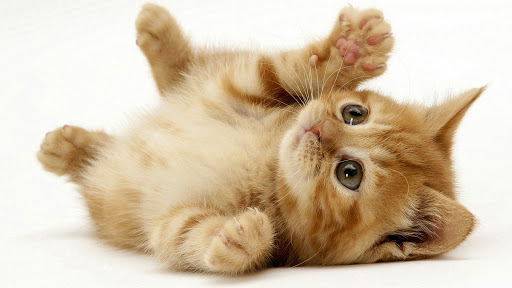
#> input picture tests/data/color.jpg, 512 x 288 px
$ python -i process_image.py   (imports and definitions only)
#> lines starting #> are read from the running program, lines starting #| are printed output that depends on the picture; after the words box and inside, x2 and y2 are one past the last pixel; in counts of white or black regions, pixels touching at a corner belong together
### mmseg/version.py
# Copyright (c) Open-MMLab. All rights reserved.

__version__ = '0.30.0'


def parse_version_info(version_str):
#> called with version_str = '0.30.0'
    version_info = []
    for x in version_str.split('.'):
        if x.isdigit():
            version_info.append(int(x))
        elif x.find('rc') != -1:
            patch_version = x.split('rc')
            version_info.append(int(patch_version[0]))
            version_info.append(f'rc{patch_version[1]}')
    return tuple(version_info)


version_info = parse_version_info(__version__)

### mmseg/__init__.py
# Copyright (c) OpenMMLab. All rights reserved.
import warnings

import mmcv
from packaging.version import parse

from .version import __version__, version_info

MMCV_MIN = '1.3.13'
MMCV_MAX = '1.8.0'


def digit_version(version_str: str, length: int = 4):
    """Convert a version string into a tuple of integers.

    This method is usually used for comparing two versions. For pre-release
    versions: alpha < beta < rc.

    Args:
        version_str (str): The version string.
        length (int): The maximum number of version levels. Default: 4.

    Returns:
        tuple[int]: The version info in digits (integers).
    """
    version = parse(version_str)
    assert version.release, f'failed to parse version {version_str}'
    release = list(version.release)
    release = release[:length]
    if len(release) < length:
        release = release + [0] * (length - len(release))
    if version.is_prerelease:
        mapping = {'a': -3, 'b': -2, 'rc': -1}
        val = -4
        # version.pre can be None
        if version.pre:
            if version.pre[0] not in mapping:
                warnings.warn(f'unknown prerelease version {version.pre[0]}, '
                              'version checking may go wrong')
            else:
                val = mapping[version.pre[0]]
            release.extend([val, version.pre[-1]])
        else:
            release.extend([val, 0])

    elif version.is_postrelease:
        release.extend([1, version.post])
    else:
        release.extend([0, 0])
    return tuple(release)


mmcv_min_version = digit_version(MMCV_MIN)
mmcv_max_version = digit_version(MMCV_MAX)
mmcv_version = digit_version(mmcv.__version__)
#> in preprocess_image, image is the input picture: shape (288, 512, 3); mean B, G, R 170.3, 194.8, 212.6


assert (mmcv_min_version <= mmcv_version < mmcv_max_version), \
    f'MMCV=={mmcv.__version__} is used but incompatible. ' \
    f'Please install mmcv>={mmcv_min_version}, <{mmcv_max_version}.'

__all__ = ['__version__', 'version_info', 'digit_version']

### process_image.py
import os
from argparse import ArgumentParser
import time

import numpy as np
import cv2
import matplotlib
from mmcv.cnn.utils import revert_sync_batchnorm
import matplotlib.pyplot as plt
from mmseg.apis import inference_segmentor, init_segmentor, show_result_pyplot, show_result_pyplot_new, \
    inference_segmentor_logit

IMG_WIDTH, IMG_HEIGHT = 1280, 1280


def crop_image_from_gray(img, tol=7):
    """
    Applies masks to the orignal image and
    returns the a preprocessed image with
    3 channels

    :param img: A NumPy Array that will be cropped
    :param tol: The tolerance used for masking

    :return: A NumPy array containing the cropped image
    """
#> called with tol = 7
    # If for some reason we only have two channels
    if img.ndim == 2:
        mask = img > tol
        return img[np.ix_(mask.any(1), mask.any(0))]
    # If we have a normal RGB images
    elif img.ndim == 3:
        gray_img = cv2.cvtColor(img, cv2.COLOR_RGB2GRAY)
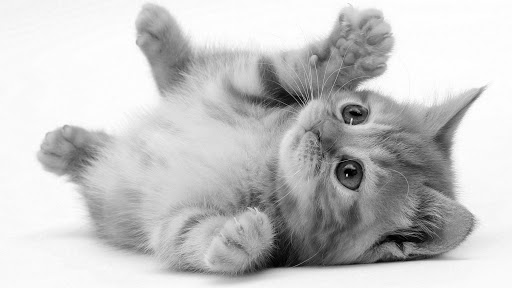
#> gray_img: shape (288, 512); min 0, max 255, mean 197.4

        mask = gray_img > tol
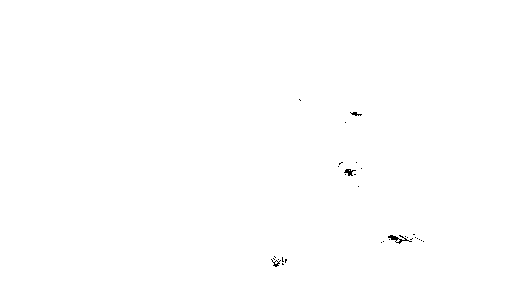
#> mask: shape (288, 512) bool; 99.9% white; black in thin lines or dots, all inside (x1, y1, x2, y2) = (271, 99, 424, 267)

        check_shape = img[:, :, 0][np.ix_(mask.any(1), mask.any(0))].shape[0]
#> check_shape = 288

        if check_shape == 0:  # image is too dark so that we crop out everything,
            return img  # return original image
        else:

            img1 = img[:, :, 0][np.ix_(mask.any(1), mask.any(0))]
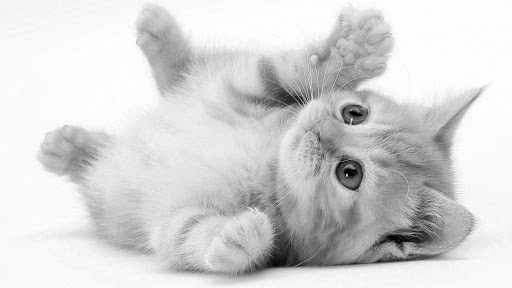
#> img1: shape (288, 512); min 0, max 255, mean 212.6
            img2 = img[:, :, 1][np.ix_(mask.any(1), mask.any(0))]
            img3 = img[:, :, 2][np.ix_(mask.any(1), mask.any(0))]
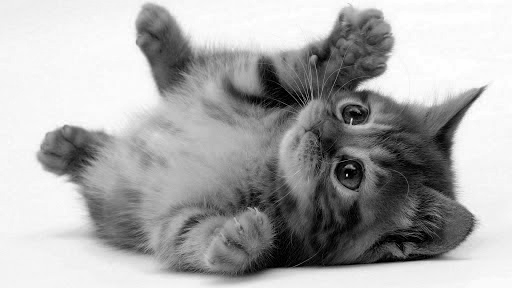
#> img3: shape (288, 512); min 0, max 255, mean 170.3
            img = np.stack([img1, img2, img3], axis=-1)
        return img


# 每张眼底图像转化
def preprocess_image(image, sigmaX=15):
    # image preprocessing
    image = cv2.imread(image)

    image = cv2.cvtColor(image, cv2.COLOR_BGR2RGB)
    image = crop_image_from_gray(image)

    image = cv2.resize(image, (IMG_WIDTH, IMG_HEIGHT))
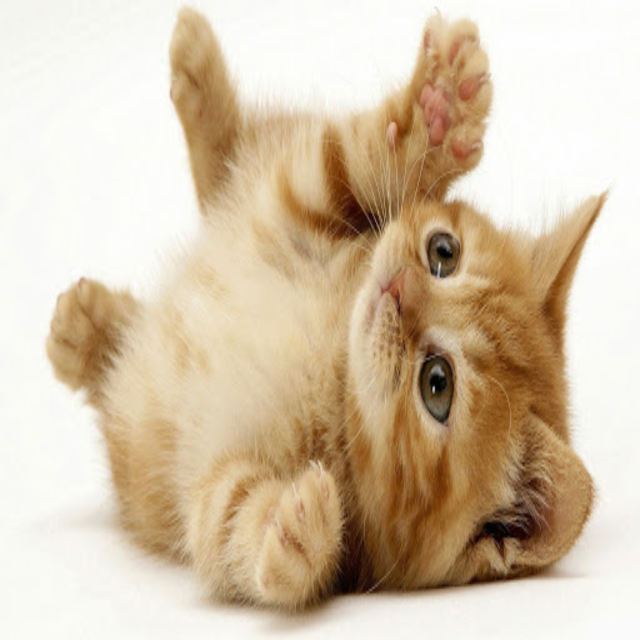
#> image: shape (1280, 1280, 3) (shown at 1/2 size); mean R, G, B 212.5, 194.7, 170.2
    img_ori = cv2.cvtColor(image, cv2.COLOR_RGB2BGR)
    image = cv2.addWeighted(image, 4, cv2.GaussianBlur(image, (0, 0), sigmaX), -4, 128)
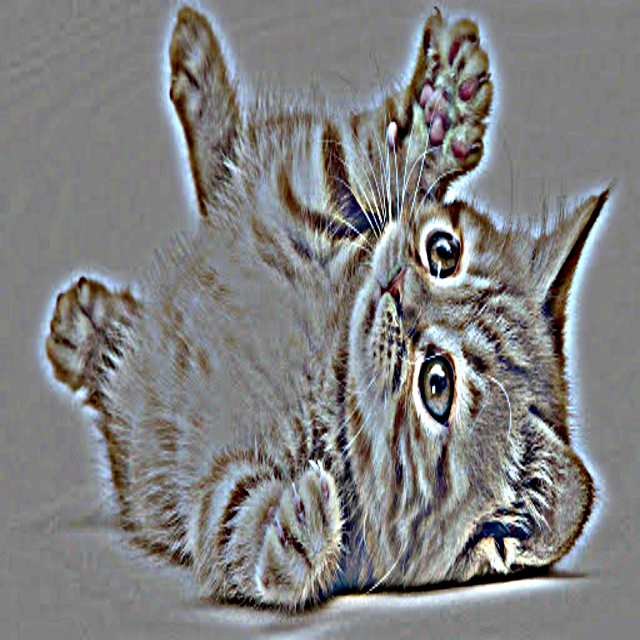
#> image: shape (1280, 1280, 3) (shown at 1/2 size); mean R, G, B 128.5, 128.6, 128.5

    return image, img_ori

>>> result = preprocess_image('tests/data/color.jpg')
